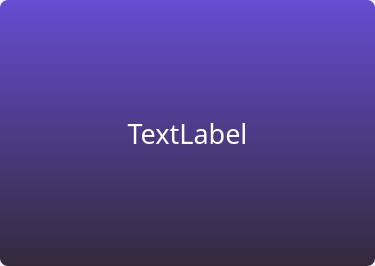
<?xml version="1.0" encoding="UTF-8"?>
<ui version="4.0">
 <class>Form</class>
 <widget class="QWidget" name="Form">
  <property name="geometry">
   <rect>
    <x>0</x>
    <y>0</y>
    <width>375</width>
    <height>266</height>
   </rect>
  </property>
  <property name="windowTitle">
   <string>Form</string>
  </property>
  <layout class="QHBoxLayout" name="horizontalLayout">
   <property name="spacing">
    <number>0</number>
   </property>
   <property name="margin">
    <number>0</number>
   </property>
   <item>
    <widget class="QLabel" name="label">
     <property name="font">
      <font>
       <family>맑은 고딕</family>
       <pointsize>20</pointsize>
       <kerning>true</kerning>
      </font>
     </property>
     <property name="styleSheet">
      <string notr="true">background-color: qlineargradient(spread:pad, x1:1, y1:0, x2:1, y2:1, stop:0 rgba(100, 77, 210, 255), stop:1 rgba(53, 41, 59, 255));
color: rgb(255, 255, 255);
         border-radius: 8px;</string>
     </property>
     <property name="text">
      <string>TextLabel</string>
     </property>
     <property name="alignment">
      <set>Qt::AlignCenter</set>
     </property>
    </widget>
   </item>
  </layout>
 </widget>
 <resources/>
 <connections/>
</ui>
